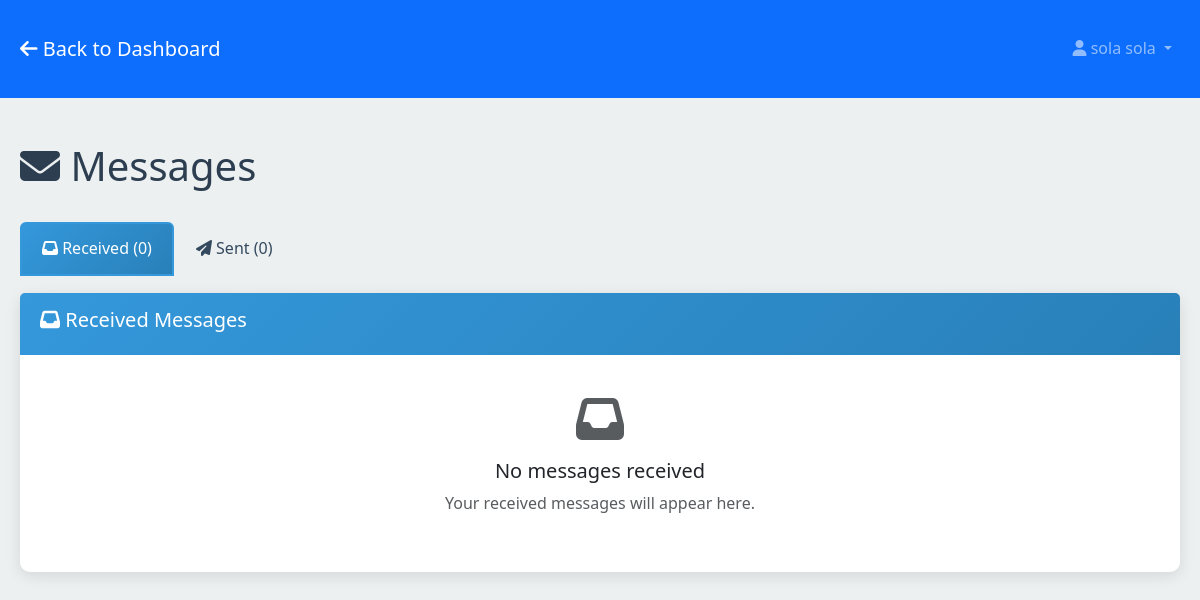
The page /messages (signed in) on the database as committed earlier.
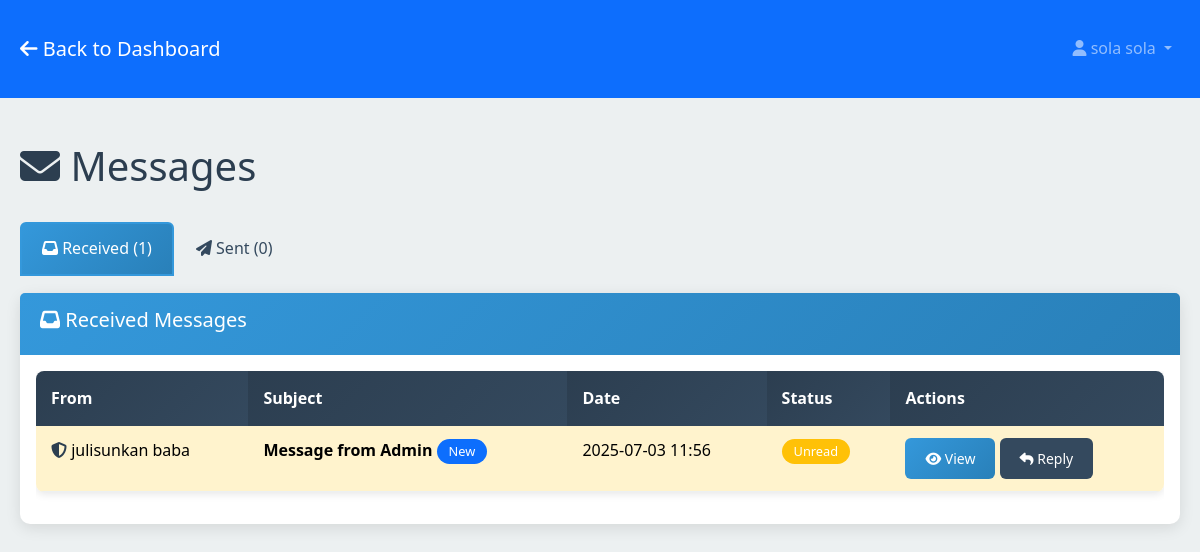
The same page on the database as committed later.
### models.py (models this page shows, shortened)
class User(db.Model):
    id = db.Column(db.Integer, primary_key=True)
    username = db.Column(db.String(80), unique=True, nullable=False)
    email = db.Column(db.String(120), unique=True, nullable=False)
    password_hash = db.Column(db.String(255), nullable=False)
    first_name = db.Column(db.String(100), nullable=False)
    last_name = db.Column(db.String(100), nullable=False)
    is_admin = db.Column(db.Boolean, default=False)
    is_verified = db.Column(db.Boolean, default=False)
    verification_token = db.Column(db.String(100), nullable=True)
    reset_token = db.Column(db.String(100), nullable=True)
    reset_token_expires = db.Column(db.DateTime, nullable=True)
    created_at = db.Column(db.DateTime, default=datetime.utcnow)
    last_login = db.Column(db.DateTime, nullable=True)
    pdf_codes = db.relationship('UserPDFCode', foreign_keys='UserPDFCode.user_id', backref='user', lazy=True, cascade='all, delete-orphan')
    pdf_requests = db.relationship('PDFRequest', backref='user', lazy=True, cascade='all, delete-orphan')
    sent_messages = db.relationship('Message', foreign_keys='Message.sender_id', backref='sender', lazy=True, cascade='all, delete-orphan')
    received_messages = db.relationship('Message', foreign_keys='Message.recipient_id', backref='recipient', lazy=True, cascade='all, delete-orphan')
    uploaded_pdfs = db.relationship('UserPDFCode', foreign_keys='UserPDFCode.uploaded_by_admin_id', backref='uploader', lazy=True)

class Message(db.Model):
    id = db.Column(db.Integer, primary_key=True)
    sender_id = db.Column(db.Integer, db.ForeignKey('user.id', ondelete='CASCADE'), nullable=False)
    recipient_id = db.Column(db.Integer, db.ForeignKey('user.id', ondelete='CASCADE'), nullable=False)
    subject = db.Column(db.String(200), nullable=False)
    content = db.Column(db.Text, nullable=False)  # Allows HTML content
    is_read = db.Column(db.Boolean, default=False)
    created_at = db.Column(db.DateTime, default=datetime.utcnow)
    parent_message_id = db.Column(db.Integer, db.ForeignKey('message.id', ondelete='CASCADE'), nullable=True)
    replies = db.relationship('Message', backref=db.backref('parent', remote_side=[id]), lazy=True)

### app.py (the view)
@app.route('/messages')
@login_required
def messages():
    user = User.query.get(session['user_id'])
    sent_messages = Message.query.filter_by(sender_id=user.id).order_by(Message.created_at.desc()).all()
    received_messages = Message.query.filter_by(recipient_id=user.id).order_by(Message.created_at.desc()).all()
    return render_template('messages/messages.html',
                         user=user,
                         sent_messages=sent_messages,
                         received_messages=received_messages)

### app.py (called while the page is built)
def login_required(f):
    @wraps(f)
    def decorated_function(*args, **kwargs):
        if 'user_id' not in session:
            flash('Please log in to access this page.', 'error')
            return redirect(url_for('login'))
        return f(*args, **kwargs)
    return decorated_function

### templates/messages/messages.html (shortened to what this page needs)
<!DOCTYPE html>
<html lang="en">
<head>
    <link href="https://cdn.jsdelivr.net/npm/bootstrap@5.3.0/dist/css/bootstrap.min.css" rel="stylesheet">
    <link rel="stylesheet" href="https://cdnjs.cloudflare.com/ajax/libs/font-awesome/6.4.0/css/all.min.css">
    <link rel="stylesheet" href="{{ url_for('static', filename='css/style.css') }}">
</head>
<body>
    <nav class="navbar navbar-expand-lg navbar-dark bg-primary">
        <div class="container">
            <a class="navbar-brand" href="{{ url_for('dashboard') }}">
                <i class="fas fa-arrow-left"></i> Back to Dashboard
            </a>
            <div class="navbar-nav ms-auto">
                <div class="nav-item dropdown">
                    <a class="nav-link dropdown-toggle" href="#" id="navbarDropdown" role="button" data-bs-toggle="dropdown">
                        <i class="fas fa-user"></i> {{ user.first_name }} {{ user.last_name }}
                    </a>
                </div>
            </div>
        </div>
    </nav>
    <div class="container mt-4">
        <div class="row">
            <div class="col-12">
                <div class="d-flex justify-content-between align-items-center mb-4">
                    <h1><i class="fas fa-envelope"></i> Messages</h1>
                </div>
            </div>
        </div>
        <ul class="nav nav-tabs" id="messageTabs">
            <li class="nav-item">
                <a class="nav-link active" id="received-tab" data-bs-toggle="tab" href="#received">
                    <i class="fas fa-inbox"></i> Received ({{ received_messages|length }})
                </a>
            </li>
            <li class="nav-item">
                <a class="nav-link" id="sent-tab" data-bs-toggle="tab" href="#sent">
                    <i class="fas fa-paper-plane"></i> Sent ({{ sent_messages|length }})
                </a>
            </li>
        </ul>
        <div class="tab-content mt-3">
            <div class="tab-pane fade show active" id="received">
                <div class="card">
                    <div class="card-header">
                        <h5><i class="fas fa-inbox"></i> Received Messages</h5>
                    </div>
                    <div class="card-body">
                        {% if received_messages %}
                        <div class="table-responsive">
                            <table class="table table-hover">
                                <thead>
                                    <tr>
                                        <th>From</th>
                                        <th>Subject</th>
                                        <th>Date</th>
                                        <th>Status</th>
                                        <th>Actions</th>
                                    </tr>
                                </thead>
                                <tbody>
                                    {% for message in received_messages %}
                                    <tr class="{% if not message.is_read %}table-warning{% endif %}">
                                        <td>
                                            {% if message.sender.is_admin %}
                                            <i class="fas fa-shield-alt text-primary"></i>
                                            {% endif %}
                                            {{ message.sender.first_name }} {{ message.sender.last_name }}
                                        </td>
                                        <td>
                                            <strong>{{ message.subject }}</strong>
                                            {% if not message.is_read %}
                                            <span class="badge bg-primary">New</span>
                                            {% endif %}
                                        </td>
                                        <td>{{ message.created_at.strftime('%Y-%m-%d %H:%M') }}</td>
                                        <td>
                                            {% if message.is_read %}
                                            <span class="badge bg-success">Read</span>
                                            {% else %}
                                            <span class="badge bg-warning">Unread</span>
                                            {% endif %}
                                        </td>
                                        <td>
                                            <button type="button" class="btn btn-sm btn-primary" onclick="viewMessage({{ message.id }}, '{{ message.sender.first_name }} {{ message.sender.last_name }}', '{{ message.subject }}', {{ message.sender.id }}, {{ message.is_read|lower }})">
                                                <i class="fas fa-eye"></i> View
                                            </button>
                                            {% if user.is_admin or message.sender.is_admin %}
                                            <button type="button" class="btn btn-sm btn-secondary" onclick="replyToMessage({{ message.sender.id }}, '{{ message.sender.first_name }} {{ message.sender.last_name }}', 'Re: {{ message.subject }}', {{ message.id }})">
                                                <i class="fas fa-reply"></i> Reply
                                            </button>
                                            {% endif %}
                                        </td>
                                    </tr>
                                    {% endfor %}
                                </tbody>
                            </table>
                        </div>
                        {% else %}
                        <div class="text-center py-4">
                            <i class="fas fa-inbox fa-3x text-muted mb-3"></i>
                            <h5>No messages received</h5>
                            <p class="text-muted">Your received messages will appear here.</p>
                        </div>
                        {% endif %}
                    </div>
                </div>
            </div>
        </div>
    </div>
</body>
</html>

### static/css/style.css (style rules this page uses)
:root { --primary-color: #2c3e50; --secondary-color: #34495e; --accent-color: #3498db; --success-color: #27ae60; --danger-color: #e74c3c; --warning-color: #f39c12; --info-color: #16a085; --light-color: #ecf0f1; --dark-color: #2c3e50; --white: #ffffff; --black: #000000; --gradient-primary: linear-gradient(135deg, #2c3e50 0%, #34495e 100%); --gradient-accent: linear-gradient(135deg, #3498db 0%, #2980b9 100%); }
body { font-family: 'Segoe UI', Tahoma, Geneva, Verdana, sans-serif; background-color: var(--light-color); color: var(--dark-color); line-height: 1.6; margin: 0; padding: 0; }
.container { max-width: 1200px; margin: 0 auto; padding: 20px; }
.card, .document-card { border: none; border-radius: 10px; box-shadow: 0 4px 15px rgba(0, 0, 0, 0.1); margin-bottom: 20px; transition: all 0.3s ease; }
.card-header { background: var(--gradient-accent); color: var(--white); border-bottom: none; border-radius: 10px 10px 0 0; padding: 15px 20px; }
.btn { border-radius: 6px; padding: 10px 20px; font-weight: 500; transition: all 0.3s ease; border: none; }
.btn-primary { background: var(--gradient-accent); color: var(--white); }
.btn-secondary { background: var(--secondary-color); }
.nav-tabs { border-bottom: 2px solid var(--light-color); }
.nav-tabs .nav-link { border-radius: 6px 6px 0 0; border: 2px solid transparent; color: var(--secondary-color); font-weight: 500; padding: 12px 20px; transition: all 0.3s ease; }
.nav-tabs .nav-link.active { background: var(--gradient-accent); border-color: var(--accent-color); color: var(--white); }
.badge { font-size: 0.8em; padding: 6px 12px; border-radius: 20px; font-weight: 500; }
.table { border-radius: 8px; overflow: hidden; box-shadow: 0 2px 8px rgba(0, 0, 0, 0.1); }
.table thead th { background: var(--gradient-primary); color: var(--white); border: none; font-weight: 600; padding: 15px; }
.table tbody td { padding: 12px 15px; border-color: var(--light-color); }
.text-primary { color: var(--primary-color) !important; }

Rows that differ between the two databases and show on the page:
added Message: sender.first_name "julisunkan", sender.last_name "baba", subject "Message from Admin", is_read "New", created_at "2025-07-03 11:56"
Other text that changed with them:
{{ received_messages|length }}: "0" → "1"
text no longer shown: "No messages received Your received messages will appear here."
text now shown: "From Subject Date Status Actions"
